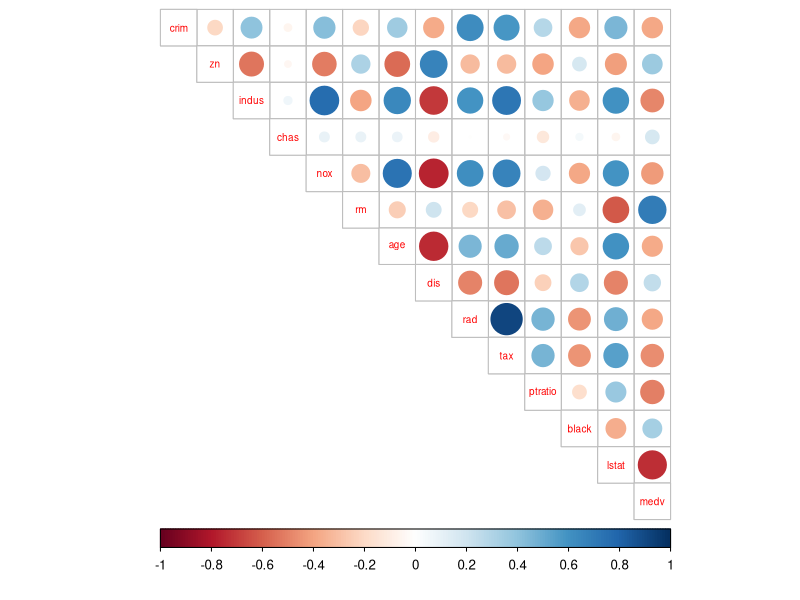
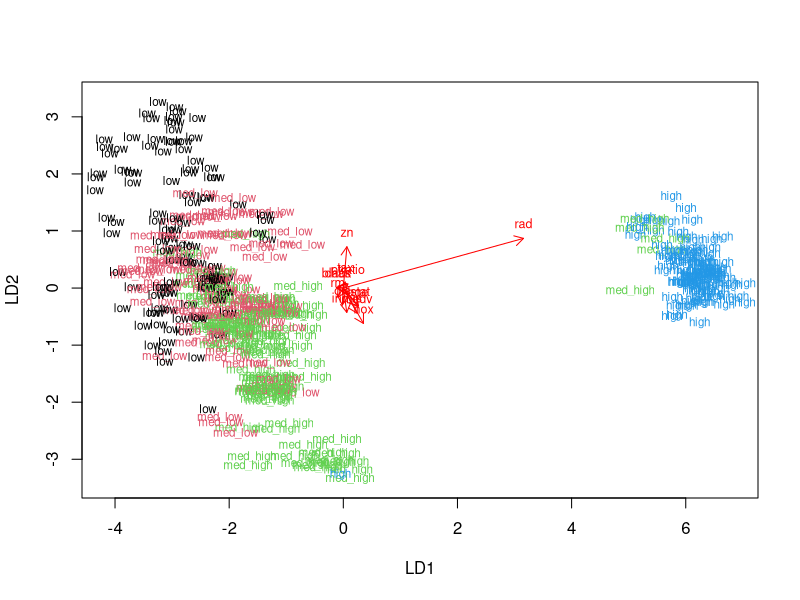
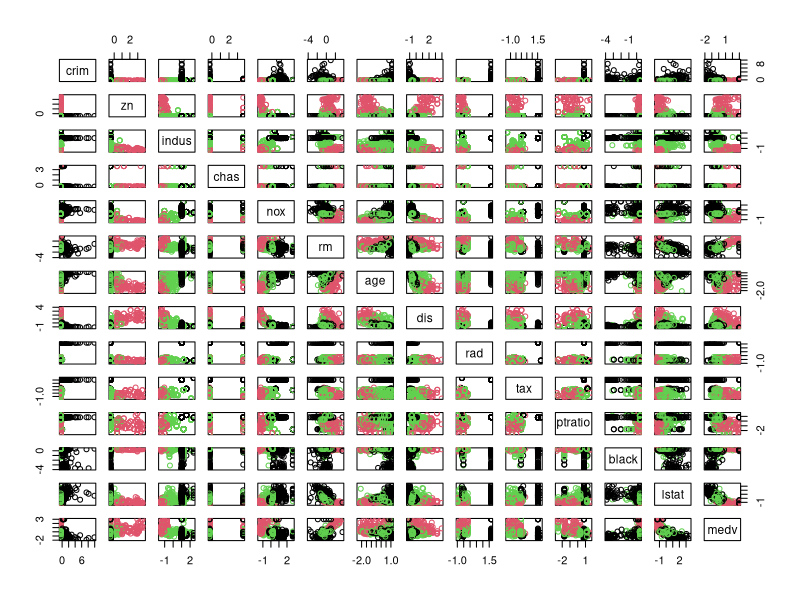
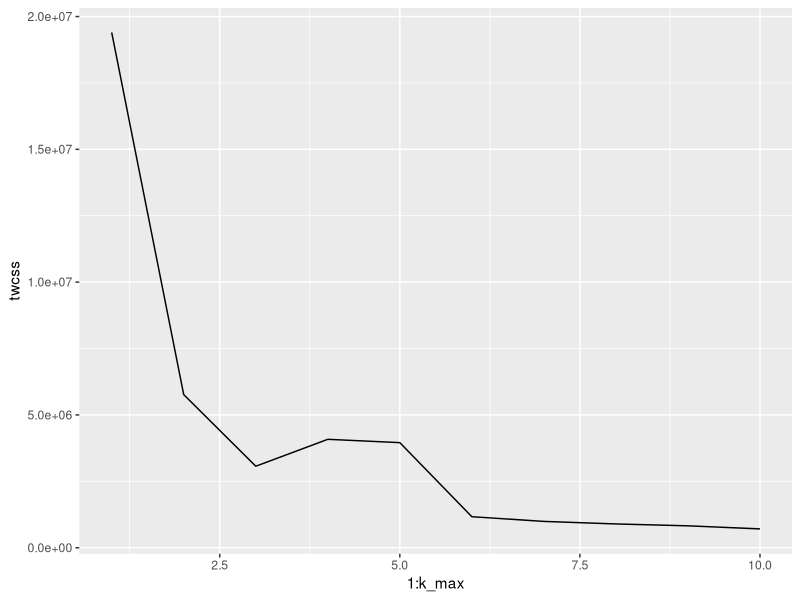
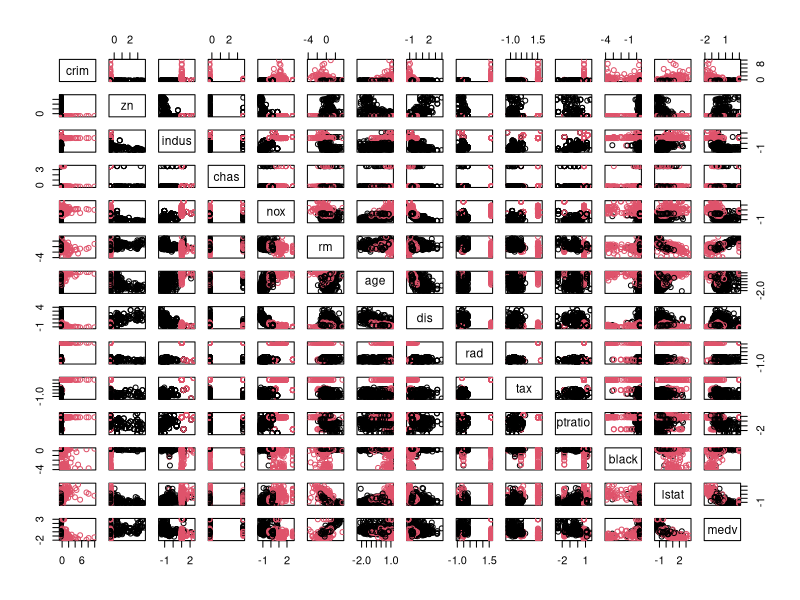

R code for these plots, in order:
## ---- chunk 1
library(MASS)
library(dplyr)
library(tidyr)
library(ggplot2)
library(GGally)
library(corrplot)
## ---- chunk 2
data("Boston")
## ---- chunk 3
str(Boston)
dim(Boston)
## ---- chunk 4
summary(Boston)

## ---- chunk 5
cor_matrix <- cor(Boston)

cor_matrix %>% round(2)

"VISUALIZING the correlations"

corrplot(cor_matrix, method="circle", type = "upper", cl.pos = "b", tl.pos = "d", tl.cex = 0.6)
## ---- chunk 6
boston_scaled <- scale(Boston)

summary(boston_scaled)
## ---- chunk 7
boston_scaled <- as.data.frame(boston_scaled)

bins <- quantile(boston_scaled$crim)

crime <- cut(boston_scaled$crim, breaks = bins, labels = c("low","med_low","med_high","high"), include.lowest = TRUE)

boston_scaled <- dplyr::select(boston_scaled, -crim)

boston_scaled <- data.frame(boston_scaled, crime)

nrow(boston_scaled)
n <- nrow(boston_scaled)

ind <- sample(n,  size = n * 0.8)

train <- boston_scaled[ind,]

test <- boston_scaled[-ind,]

correct_classes <- test$crime

test <- dplyr::select(test, -crime)

summary(test)
## ---- chunk 8
lda.fit <- lda(crime ~ ., data = train)

lda.fit
## ---- chunk 9
lda.arrows <- function(x, myscale = 1, arrow_heads = 0.1, color = "red", tex = 0.75, choices = c(1,2)){
  heads <- coef(x)
  arrows(x0 = 0, y0 = 0, 
         x1 = myscale * heads[,choices[1]], 
         y1 = myscale * heads[,choices[2]], col=color, length = arrow_heads)
  text(myscale * heads[,choices], labels = row.names(heads), 
       cex = tex, col=color, pos=3)
}

classes <- as.numeric(train$crime)

plot(lda.fit, dimen = 2, col=classes, pch=classes)
lda.arrows(lda.fit, myscale = 1)
## ---- chunk 10

lda.pred <- predict(lda.fit, newdata = test)

table(correct = correct_classes, predicted = lda.pred$class)
## ---- chunk 11
data(Boston)

boston_scaled_2 <- scale(Boston)

str(boston_scaled_2)

dim(boston_scaled_2)
## ---- chunk 12
dist_eu <- dist(boston_scaled_2)
summary(dist_eu)
## ---- chunk 13
dist_man <- dist(boston_scaled_2, method = "manhattan")

summary(dist_eu)
## ---- chunk 14
km <- kmeans(boston_scaled_2, centers = 3)

pairs(boston_scaled_2, col = km$cluster)
## ---- chunk 15
k_max <- 10

twcss <- sapply(1:k_max, function(k){kmeans(Boston, k)$tot.withinss})

qplot(x = 1:k_max, y = twcss, geom = 'line')

## ---- chunk 16

km <- kmeans(boston_scaled_2, centers = 2)

pairs(boston_scaled_2, col = km$cluster)

